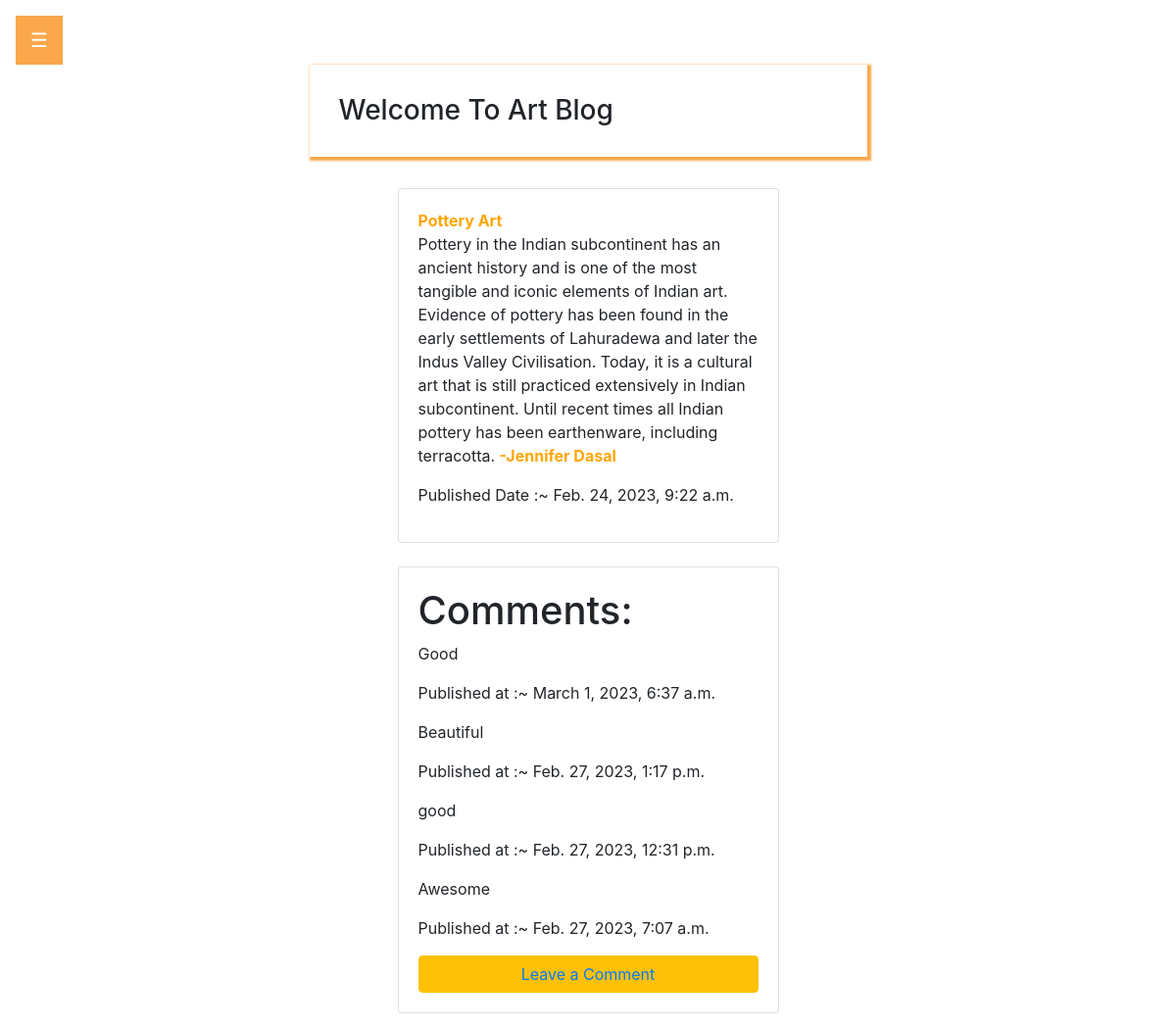
The app's page /blog/blogs/7/, older data.
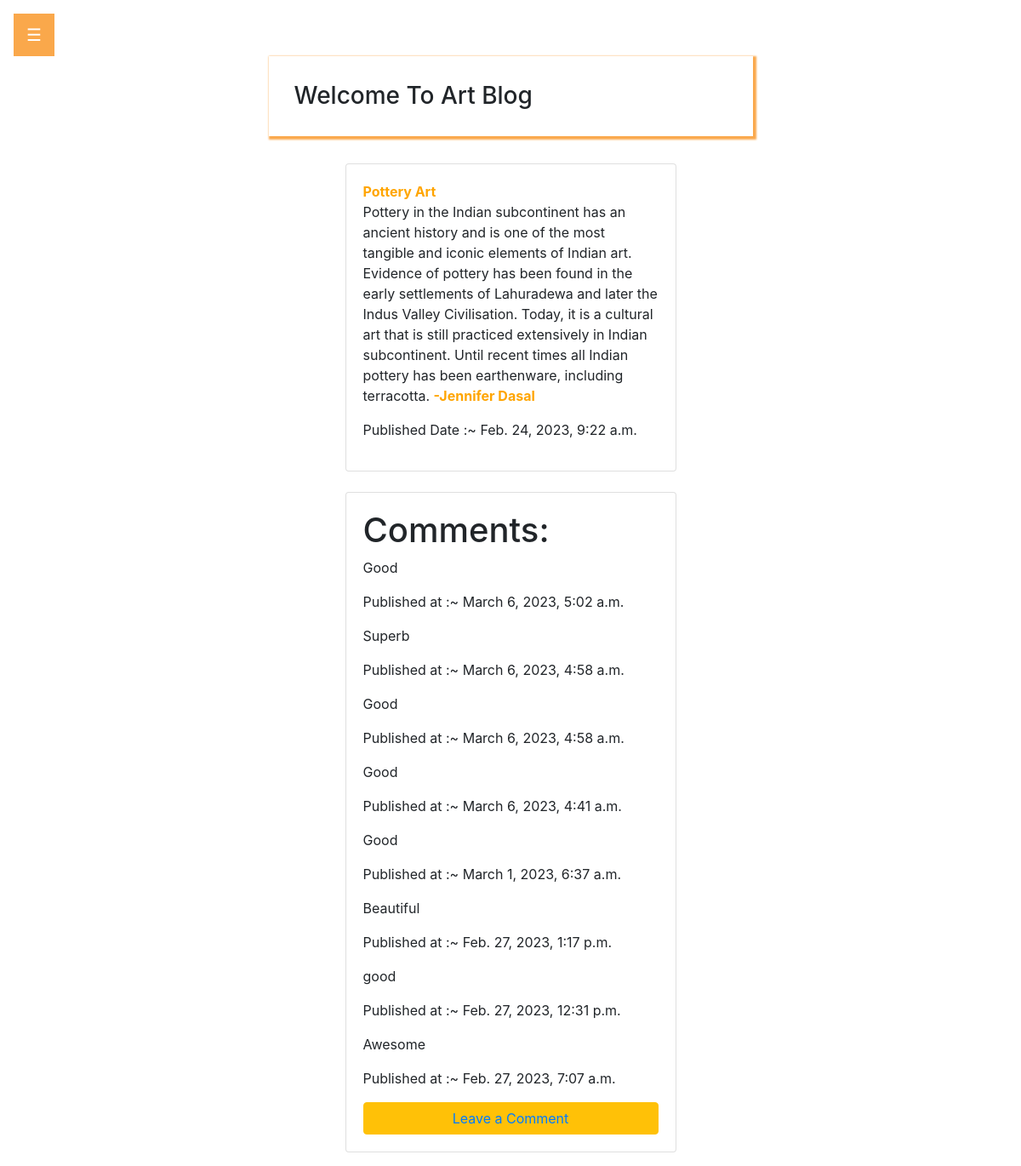
The same page, newer data.
### blog/models.py (models this page shows, shortened)
class BaseModel(models.Model):
    created_at = models.DateTimeField(auto_now_add=True)
    class Meta:
        abstract = True
        ordering = ['-created_at']

class Comment(BaseModel):
    blog = models.ForeignKey(Blog, on_delete=models.CASCADE,related_name='comments')
    comment_content = models.TextField()

### blog/views.py (the view)
# urls.py: path("blogs/<int:pk>/", BlogDetailView.as_view(), name="blogdetail"),
class BlogDetailView(DetailView):
    model = Blog
    context_object_name = 'blog'

### blog/models.py (called while the page is built)
    def __str__(self):
        return self.name

### blog/templates/blog/blog_detail.html (shortened to what this page needs)
{% extends "base.html" %}
{% block content %}
<div class="card">
        <span>{{blog.title}}</span>
        <p>{{blog.blog_content}} <span>-{{blog.author}}</span></p>
        <p>Published Date :~ {{blog.created_at}}</p>
</div><br>
<div class="card">
    <h1>Comments:</h1>
        {% for comment in blog.comments.all %}
            <p>{{comment.comment_content}}</p>
            <p>Published at :~ {{comment.created_at}}</p>
        {% endfor %}
        <button type="submit" class="btn btn-warning"><a href=" {% url 'comment' blog.id %}">Leave a Comment</a></button>
</div>
{% endblock content %}

Row changes from the older to the newer data that the page shows:
added Comment: comment_content "Good", created_at "March 6, 2023, 5:02 a.m."
added Comment: comment_content "Superb", created_at "March 6, 2023, 4:58 a.m."
added Comment: comment_content "Good", created_at "March 6, 2023, 4:58 a.m."
added Comment: comment_content "Good", created_at "March 6, 2023, 4:41 a.m."
